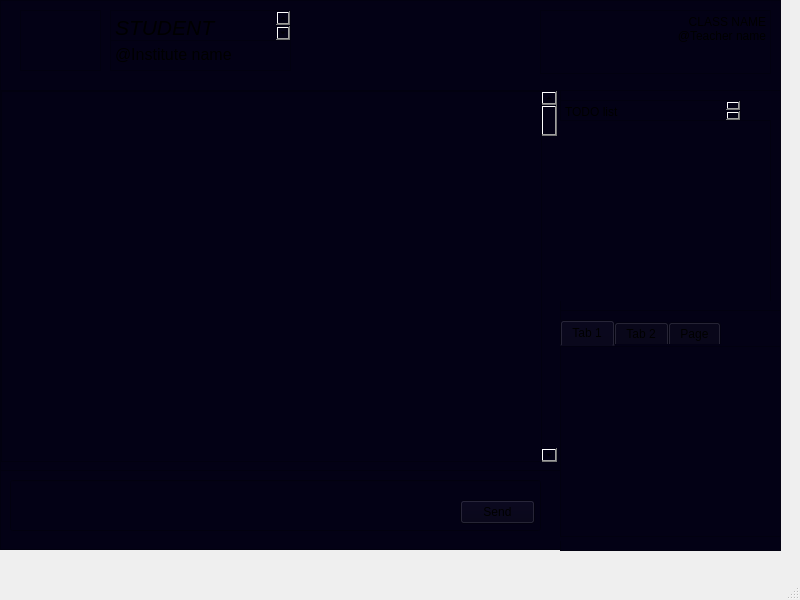
<?xml version="1.0" encoding="UTF-8"?>
<ui version="4.0">
 <class>MainWindow</class>
 <widget class="QMainWindow" name="MainWindow">
  <property name="geometry">
   <rect>
    <x>0</x>
    <y>0</y>
    <width>800</width>
    <height>600</height>
   </rect>
  </property>
  <property name="windowTitle">
   <string>MainWindow</string>
  </property>
  <widget class="QWidget" name="centralwidget">
   <widget class="QFrame" name="header">
    <property name="geometry">
     <rect>
      <x>0</x>
      <y>0</y>
      <width>781</width>
      <height>91</height>
     </rect>
    </property>
    <property name="styleSheet">
     <string notr="true">background-color: rgb(3, 1, 21);</string>
    </property>
    <property name="frameShape">
     <enum>QFrame::Shape::StyledPanel</enum>
    </property>
    <property name="frameShadow">
     <enum>QFrame::Shadow::Raised</enum>
    </property>
    <widget class="QTextEdit" name="USERNAME">
     <property name="geometry">
      <rect>
       <x>110</x>
       <y>10</y>
       <width>181</width>
       <height>31</height>
      </rect>
     </property>
     <property name="html">
      <string>&lt;!DOCTYPE HTML PUBLIC &quot;-//W3C//DTD HTML 4.0//EN&quot; &quot;http://www.w3.org/TR/REC-html40/strict.dtd&quot;&gt;
&lt;html&gt;&lt;head&gt;&lt;meta name=&quot;qrichtext&quot; content=&quot;1&quot; /&gt;&lt;meta charset=&quot;utf-8&quot; /&gt;&lt;style type=&quot;text/css&quot;&gt;
p, li { white-space: pre-wrap; }
hr { height: 1px; border-width: 0; }
li.unchecked::marker { content: &quot;\2610&quot;; }
li.checked::marker { content: &quot;\2612&quot;; }
&lt;/style&gt;&lt;/head&gt;&lt;body style=&quot; font-family:'Segoe UI'; font-size:9pt; font-weight:400; font-style:normal;&quot;&gt;
&lt;p style=&quot; margin-top:0px; margin-bottom:0px; margin-left:0px; margin-right:0px; -qt-block-indent:0; text-indent:0px;&quot;&gt;&lt;span style=&quot; font-size:16pt; font-style:italic;&quot;&gt;STUDENT NAME&lt;/span&gt;&lt;/p&gt;&lt;/body&gt;&lt;/html&gt;</string>
     </property>
    </widget>
    <widget class="QTextEdit" name="Institutename">
     <property name="geometry">
      <rect>
       <x>110</x>
       <y>40</y>
       <width>181</width>
       <height>31</height>
      </rect>
     </property>
     <property name="html">
      <string>&lt;!DOCTYPE HTML PUBLIC &quot;-//W3C//DTD HTML 4.0//EN&quot; &quot;http://www.w3.org/TR/REC-html40/strict.dtd&quot;&gt;
&lt;html&gt;&lt;head&gt;&lt;meta name=&quot;qrichtext&quot; content=&quot;1&quot; /&gt;&lt;meta charset=&quot;utf-8&quot; /&gt;&lt;style type=&quot;text/css&quot;&gt;
p, li { white-space: pre-wrap; }
hr { height: 1px; border-width: 0; }
li.unchecked::marker { content: &quot;\2610&quot;; }
li.checked::marker { content: &quot;\2612&quot;; }
&lt;/style&gt;&lt;/head&gt;&lt;body style=&quot; font-family:'Segoe UI'; font-size:9pt; font-weight:400; font-style:normal;&quot;&gt;
&lt;p style=&quot; margin-top:0px; margin-bottom:0px; margin-left:0px; margin-right:0px; -qt-block-indent:0; text-indent:0px;&quot;&gt;&lt;span style=&quot; font-size:12pt;&quot;&gt;@Institute name&lt;/span&gt;&lt;/p&gt;&lt;/body&gt;&lt;/html&gt;</string>
     </property>
     <property name="overwriteMode">
      <bool>false</bool>
     </property>
    </widget>
    <widget class="QFrame" name="Profileimage">
     <property name="geometry">
      <rect>
       <x>20</x>
       <y>10</y>
       <width>81</width>
       <height>61</height>
      </rect>
     </property>
     <property name="frameShape">
      <enum>QFrame::Shape::StyledPanel</enum>
     </property>
     <property name="frameShadow">
      <enum>QFrame::Shadow::Raised</enum>
     </property>
    </widget>
    <widget class="QTextEdit" name="Class_info">
     <property name="geometry">
      <rect>
       <x>540</x>
       <y>10</y>
       <width>231</width>
       <height>64</height>
      </rect>
     </property>
     <property name="html">
      <string>&lt;!DOCTYPE HTML PUBLIC &quot;-//W3C//DTD HTML 4.0//EN&quot; &quot;http://www.w3.org/TR/REC-html40/strict.dtd&quot;&gt;
&lt;html&gt;&lt;head&gt;&lt;meta name=&quot;qrichtext&quot; content=&quot;1&quot; /&gt;&lt;meta charset=&quot;utf-8&quot; /&gt;&lt;style type=&quot;text/css&quot;&gt;
p, li { white-space: pre-wrap; }
hr { height: 1px; border-width: 0; }
li.unchecked::marker { content: &quot;\2610&quot;; }
li.checked::marker { content: &quot;\2612&quot;; }
&lt;/style&gt;&lt;/head&gt;&lt;body style=&quot; font-family:'Segoe UI'; font-size:9pt; font-weight:400; font-style:normal;&quot;&gt;
&lt;p align=&quot;right&quot; style=&quot; margin-top:0px; margin-bottom:0px; margin-left:0px; margin-right:0px; -qt-block-indent:0; text-indent:0px;&quot;&gt;CLASS NAME&lt;/p&gt;
&lt;p align=&quot;right&quot; style=&quot; margin-top:0px; margin-bottom:0px; margin-left:0px; margin-right:0px; -qt-block-indent:0; text-indent:0px;&quot;&gt;@Teacher name&lt;/p&gt;&lt;/body&gt;&lt;/html&gt;</string>
     </property>
    </widget>
   </widget>
   <widget class="QFrame" name="messagearea">
    <property name="geometry">
     <rect>
      <x>0</x>
      <y>90</y>
      <width>561</width>
      <height>381</height>
     </rect>
    </property>
    <property name="styleSheet">
     <string notr="true">border-color: rgb(8, 3, 59);
background-color: rgb(3, 1, 21);</string>
    </property>
    <property name="frameShape">
     <enum>QFrame::Shape::StyledPanel</enum>
    </property>
    <property name="frameShadow">
     <enum>QFrame::Shadow::Raised</enum>
    </property>
    <widget class="QScrollArea" name="scrollArea">
     <property name="geometry">
      <rect>
       <x>0</x>
       <y>0</y>
       <width>561</width>
       <height>381</height>
      </rect>
     </property>
     <property name="widgetResizable">
      <bool>true</bool>
     </property>
     <widget class="QWidget" name="scrollAreaWidgetContents">
      <property name="geometry">
       <rect>
        <x>0</x>
        <y>0</y>
        <width>559</width>
        <height>379</height>
       </rect>
      </property>
      <widget class="QScrollBar" name="verticalScrollBar">
       <property name="geometry">
        <rect>
         <x>540</x>
         <y>0</y>
         <width>16</width>
         <height>371</height>
        </rect>
       </property>
       <property name="orientation">
        <enum>Qt::Orientation::Vertical</enum>
       </property>
      </widget>
      <widget class="QListWidget" name="messagedisplay">
       <property name="geometry">
        <rect>
         <x>0</x>
         <y>0</y>
         <width>541</width>
         <height>371</height>
        </rect>
       </property>
      </widget>
     </widget>
    </widget>
   </widget>
   <widget class="QFrame" name="Messagebox">
    <property name="geometry">
     <rect>
      <x>0</x>
      <y>470</y>
      <width>561</width>
      <height>80</height>
     </rect>
    </property>
    <property name="styleSheet">
     <string notr="true">border-color: rgb(8, 3, 59);
background-color: rgb(3, 1, 21);</string>
    </property>
    <property name="frameShape">
     <enum>QFrame::Shape::StyledPanel</enum>
    </property>
    <property name="frameShadow">
     <enum>QFrame::Shadow::Raised</enum>
    </property>
    <widget class="QLineEdit" name="messagebox">
     <property name="geometry">
      <rect>
       <x>10</x>
       <y>10</y>
       <width>531</width>
       <height>51</height>
      </rect>
     </property>
    </widget>
    <widget class="QPushButton" name="Sendbutton">
     <property name="geometry">
      <rect>
       <x>460</x>
       <y>30</y>
       <width>75</width>
       <height>24</height>
      </rect>
     </property>
     <property name="text">
      <string>Send</string>
     </property>
    </widget>
   </widget>
   <widget class="QFrame" name="friendlist">
    <property name="geometry">
     <rect>
      <x>560</x>
      <y>310</y>
      <width>221</width>
      <height>241</height>
     </rect>
    </property>
    <property name="whatsThis">
     <string>&lt;html&gt;&lt;head/&gt;&lt;body&gt;&lt;p&gt;This is block to show friend list (all student in this class&lt;/p&gt;&lt;p&gt;It has 3 section&lt;/p&gt;&lt;p&gt;1. Online&lt;/p&gt;&lt;p&gt;2. Oflline&lt;/p&gt;&lt;p&gt;3. Star&lt;/p&gt;&lt;/body&gt;&lt;/html&gt;</string>
    </property>
    <property name="styleSheet">
     <string notr="true">border-color: rgb(8, 3, 59);
background-color: rgb(3, 1, 21);</string>
    </property>
    <property name="frameShape">
     <enum>QFrame::Shape::StyledPanel</enum>
    </property>
    <property name="frameShadow">
     <enum>QFrame::Shadow::Raised</enum>
    </property>
    <widget class="QTabWidget" name="tabWidget">
     <property name="geometry">
      <rect>
       <x>0</x>
       <y>10</y>
       <width>221</width>
       <height>221</height>
      </rect>
     </property>
     <property name="whatsThis">
      <string>&lt;html&gt;&lt;head/&gt;&lt;body&gt;&lt;p&gt;Online&lt;/p&gt;&lt;/body&gt;&lt;/html&gt;</string>
     </property>
     <property name="styleSheet">
      <string notr="true"/>
     </property>
     <property name="currentIndex">
      <number>0</number>
     </property>
     <widget class="QWidget" name="All">
      <attribute name="title">
       <string>Tab 1</string>
      </attribute>
      <widget class="QListWidget" name="All_display">
       <property name="geometry">
        <rect>
         <x>0</x>
         <y>0</y>
         <width>221</width>
         <height>191</height>
        </rect>
       </property>
      </widget>
     </widget>
     <widget class="QWidget" name="Online">
      <attribute name="title">
       <string>Tab 2</string>
      </attribute>
      <widget class="QListWidget" name="Online_display">
       <property name="geometry">
        <rect>
         <x>0</x>
         <y>0</y>
         <width>221</width>
         <height>191</height>
        </rect>
       </property>
      </widget>
     </widget>
     <widget class="QWidget" name="Star">
      <attribute name="title">
       <string>Page</string>
      </attribute>
      <widget class="QListWidget" name="star_display">
       <property name="geometry">
        <rect>
         <x>0</x>
         <y>0</y>
         <width>221</width>
         <height>191</height>
        </rect>
       </property>
      </widget>
     </widget>
    </widget>
   </widget>
   <widget class="QFrame" name="ToDo_nextclass">
    <property name="geometry">
     <rect>
      <x>560</x>
      <y>90</y>
      <width>221</width>
      <height>221</height>
     </rect>
    </property>
    <property name="whatsThis">
     <string>&lt;html&gt;&lt;head/&gt;&lt;body&gt;&lt;p&gt;This is ui bli in student classroom which show&lt;/p&gt;&lt;p&gt;1. ToDo list&lt;/p&gt;&lt;p&gt;     a. Done list button = submitted task in this class with date of submittion and status if teacher seen it or not&lt;/p&gt;&lt;p&gt;     b. Check list of pending task in this class with due dates&lt;/p&gt;&lt;p&gt;3.  Next Classes&lt;/p&gt;&lt;p&gt;     a. list Next lectures and their time with link to join&lt;/p&gt;&lt;/body&gt;&lt;/html&gt;</string>
    </property>
    <property name="styleSheet">
     <string notr="true">border-color: rgb(8, 3, 59);
background-color: rgb(3, 1, 21);</string>
    </property>
    <property name="frameShape">
     <enum>QFrame::Shape::StyledPanel</enum>
    </property>
    <property name="frameShadow">
     <enum>QFrame::Shadow::Raised</enum>
    </property>
    <widget class="QStackedWidget" name="stackedWidget">
     <property name="geometry">
      <rect>
       <x>0</x>
       <y>10</y>
       <width>211</width>
       <height>201</height>
      </rect>
     </property>
     <property name="styleSheet">
      <string notr="true">border-color: rgb(8, 3, 59);
background-color: rgb(3, 1, 21);</string>
     </property>
     <property name="currentIndex">
      <number>0</number>
     </property>
     <widget class="QWidget" name="TODO">
      <widget class="QTextEdit" name="textEdit_3">
       <property name="geometry">
        <rect>
         <x>0</x>
         <y>0</y>
         <width>181</width>
         <height>21</height>
        </rect>
       </property>
       <property name="html">
        <string>&lt;!DOCTYPE HTML PUBLIC &quot;-//W3C//DTD HTML 4.0//EN&quot; &quot;http://www.w3.org/TR/REC-html40/strict.dtd&quot;&gt;
&lt;html&gt;&lt;head&gt;&lt;meta name=&quot;qrichtext&quot; content=&quot;1&quot; /&gt;&lt;meta charset=&quot;utf-8&quot; /&gt;&lt;style type=&quot;text/css&quot;&gt;
p, li { white-space: pre-wrap; }
hr { height: 1px; border-width: 0; }
li.unchecked::marker { content: &quot;\2610&quot;; }
li.checked::marker { content: &quot;\2612&quot;; }
&lt;/style&gt;&lt;/head&gt;&lt;body style=&quot; font-family:'Segoe UI'; font-size:9pt; font-weight:400; font-style:normal;&quot;&gt;
&lt;p style=&quot; margin-top:0px; margin-bottom:0px; margin-left:0px; margin-right:0px; -qt-block-indent:0; text-indent:0px;&quot;&gt;TODO list&lt;/p&gt;&lt;/body&gt;&lt;/html&gt;</string>
       </property>
      </widget>
      <widget class="QListWidget" name="listWidget_2">
       <property name="geometry">
        <rect>
         <x>-10</x>
         <y>20</y>
         <width>221</width>
         <height>192</height>
        </rect>
       </property>
      </widget>
     </widget>
     <widget class="QWidget" name="Nextclass">
      <widget class="QTextEdit" name="nextclass_title">
       <property name="geometry">
        <rect>
         <x>0</x>
         <y>0</y>
         <width>181</width>
         <height>21</height>
        </rect>
       </property>
       <property name="html">
        <string>&lt;!DOCTYPE HTML PUBLIC &quot;-//W3C//DTD HTML 4.0//EN&quot; &quot;http://www.w3.org/TR/REC-html40/strict.dtd&quot;&gt;
&lt;html&gt;&lt;head&gt;&lt;meta name=&quot;qrichtext&quot; content=&quot;1&quot; /&gt;&lt;meta charset=&quot;utf-8&quot; /&gt;&lt;style type=&quot;text/css&quot;&gt;
p, li { white-space: pre-wrap; }
hr { height: 1px; border-width: 0; }
li.unchecked::marker { content: &quot;\2610&quot;; }
li.checked::marker { content: &quot;\2612&quot;; }
&lt;/style&gt;&lt;/head&gt;&lt;body style=&quot; font-family:'Segoe UI'; font-size:9pt; font-weight:400; font-style:normal;&quot;&gt;
&lt;p style=&quot; margin-top:0px; margin-bottom:0px; margin-left:0px; margin-right:0px; -qt-block-indent:0; text-indent:0px;&quot;&gt;NEXT CLASS&lt;/p&gt;&lt;/body&gt;&lt;/html&gt;</string>
       </property>
      </widget>
      <widget class="QListWidget" name="nextclass_listview">
       <property name="geometry">
        <rect>
         <x>0</x>
         <y>20</y>
         <width>211</width>
         <height>191</height>
        </rect>
       </property>
      </widget>
     </widget>
    </widget>
   </widget>
  </widget>
  <widget class="QMenuBar" name="menubar">
   <property name="geometry">
    <rect>
     <x>0</x>
     <y>0</y>
     <width>800</width>
     <height>33</height>
    </rect>
   </property>
  </widget>
  <widget class="QStatusBar" name="statusbar"/>
 </widget>
 <resources/>
 <connections/>
</ui>
